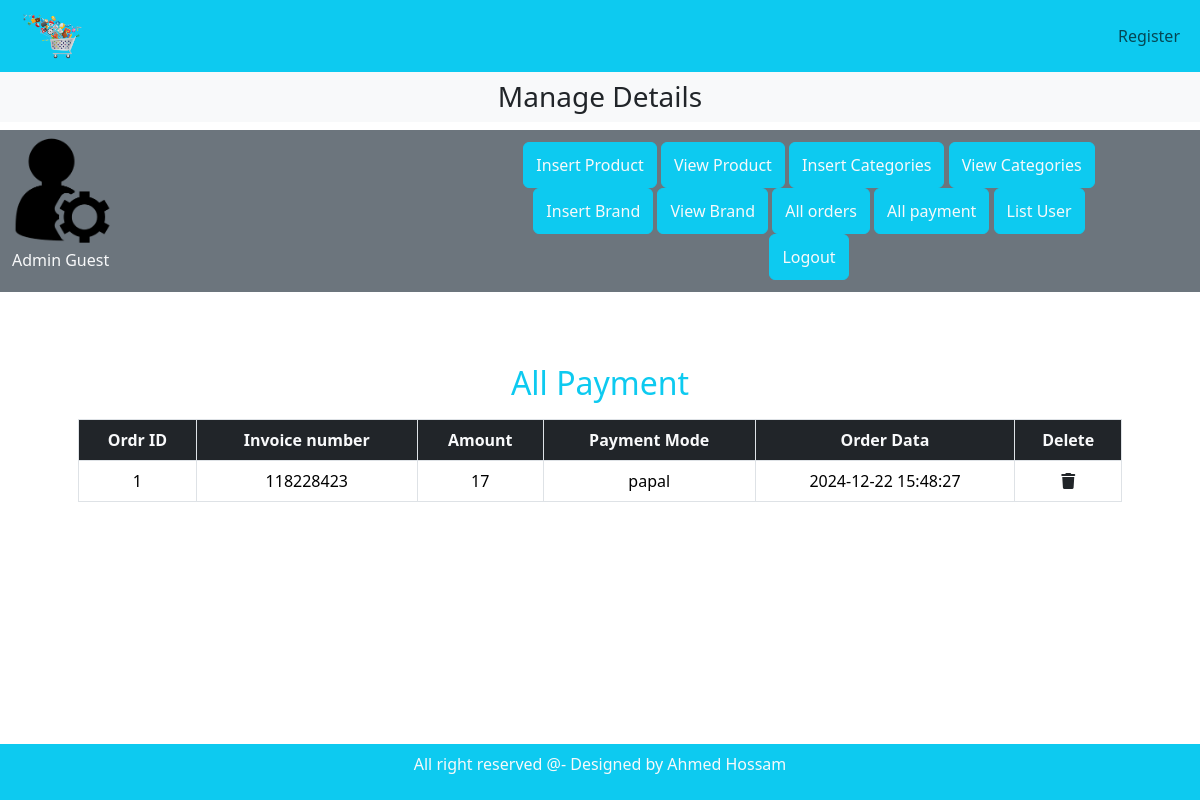
/adminPage/index.php?payment, run on the app's committed database.
### tables this page shows
CREATE TABLE `user_payment` (
  `payment_id` int(11) NOT NULL,
  `order_id` int(11) NOT NULL,
  `invoice_number` int(11) NOT NULL,
  `amount` int(11) NOT NULL,
  `payment_mod` varchar(255) NOT NULL,
  `date` timestamp NOT NULL DEFAULT current_timestamp() ON UPDATE current_timestamp()
);

### adminPage/paymentAdmin.php (the view)
<h2 class="text-center text-info">All Payment</h2>
<table class="table table-bordered mt-3">
    <thead>
        <tr>
            <th class="text-center text-light bg-dark">Ordr ID</th>
            <th class="text-center text-light bg-dark">Invoice number</th>
            <th class="text-center text-light bg-dark">Amount</th>
            <th class="text-center text-light bg-dark">Payment Mode</th>
            <th class="text-center text-light bg-dark">Order Data</th>
            <th class="text-center text-light bg-dark">Delete</th>
        </tr>
    </thead>
    <tbody>
        <?php
            if(isset($_GET['payment'])){
                $select_product = "SELECT * FROM `user_payment`";
                $result_product = mysqli_query($con, $select_product);
                $count = mysqli_num_rows($result_product);
                if($count == 0){
                    echo "<h2 class='text-center bg-danger mt-5'>No Orders</h2>";
                }else{
                    while($row = mysqli_fetch_assoc($result_product)){
                        $idProduct = $row['payment_id'];
                        $amount = $row['invoice_number'];
                        $invNum = $row['amount'];
                        $mode = $row['payment_mod'];
                        $data = $row['date'];
                        echo "
                            <tr class='text-center'>
                                <td>$idProduct</td>
                                <td>$amount</td>
                                <td>$invNum</td>
                                <td>$mode</td>
                                <td>$data</td>
                                <td><a href='index.php?delete_payment=$idProduct' class='text-dark'><i class='fa-solid fa-trash'></i></a></td>
                            </tr>
                        ";
                    }
                }
            }
        ?>
    </tbody>
</table>

### css/style.css (style rules this page uses)
* { padding: 0; margin: 0; box-sizing: border-box; }

### data on the page
user_payment: payment_id "1", invoice_number "118228423", amount "17", payment_mod "papal", date "2024-12-22 15:48:27"
